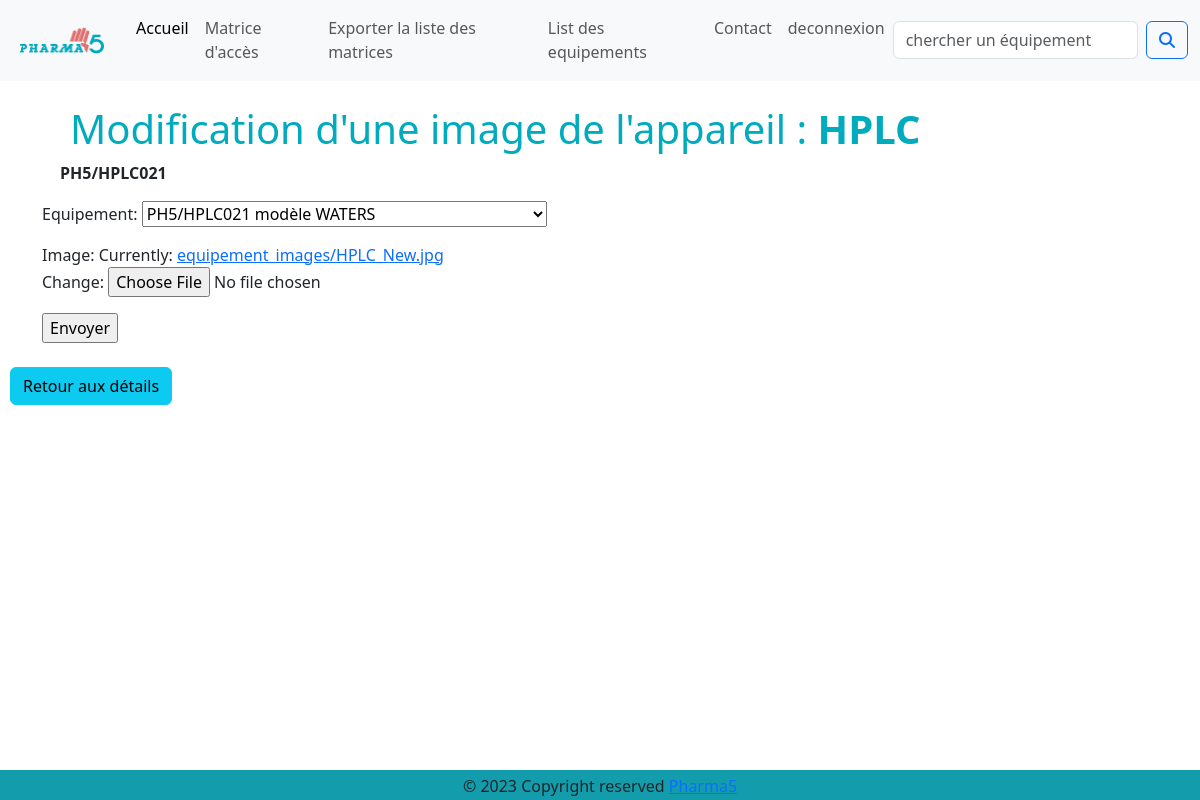
/equipement/equipement-detail/appareil/1/img_update (signed in), run on the app's committed database.
### equipement/models.py (models this page shows, shortened)
class DocEquipement(models.Model):
    equipement = models.ForeignKey(Equipement, on_delete=models.CASCADE, related_name='images')
    image = models.ImageField(upload_to='images/')
    pdf = models.FileField(upload_to='fichiers/', blank=True, null=True)

class Equipement(models.Model):
    Num = models.fields.IntegerField(null=False) # c'est important ce numéro. C'est lui qui permet d'identifier un équipement au niveau du site
    Emplacement = models.fields.CharField(max_length=100,null=True)
    Appareil = models.fields.CharField(max_length=100,null=False)
    Etat = models.fields.CharField(max_length=100,null=True)
    modele = models.fields.CharField(max_length=100, null=True)
    Code_machine = models.fields.CharField(max_length=20, null=True)
    Password = models.fields.CharField(max_length=20, null=True)
    matrcie_acces = models.fields.CharField(max_length=100, null=True)
    Sauvegarde = models.fields.CharField(max_length=100, null=True)
    Connecte_reseau = models.fields.CharField(max_length=100, null=True)
    Connecte_AD = models.fields.CharField(max_length=100, null=True)
    connecté_imprimante = models.fields.CharField(max_length=10, null=True)
    Maintenance = models.fields.CharField(max_length=100, null=True)
    planning_sauvegarde = models.fields.CharField(max_length=100, null=True)
    Logiciel = models.fields.CharField(max_length=100, null=True)
    version_logiciel = models.fields.CharField(max_length=100, null=True)
    date_installation = models.fields.CharField(max_length=100, null=True)
    Version_windows= models.fields.CharField(max_length=100, null=True)
    Situation = models.fields.CharField(max_length=100, null=True)
    Fournisseur = models.fields.CharField(max_length=100, null=True)
    Etat_materiel_informatique= models.fields.CharField(max_length=100, null=True)
    numero_serie= models.fields.CharField(max_length=40, null=True)
    Documentation = models.fields.CharField(max_length=100,null=True)
    DOC_qualification = models.fields.CharField(max_length=100,null=True)
    QX =  models.fields.CharField(max_length=20, null=True)
    description = models.fields.CharField(max_length=1000, null=True)
    site_officiel = models.fields.URLField(null=True,blank=True)
    Autres = models.fields.CharField(max_length=100, null=True)
    def __str__(self):
        return f'{self.Code_machine} modèle {self.modele}'

### equipement/views.py (the view)
# urls.py: path('equipement-detail/appareil/<int:image_id>/img_update', views.replace_image, name = "replace_image"),
def replace_image(request, image_id):
    image = get_object_or_404(DocEquipement, id=image_id)
    if request.method == 'POST':
        form = Equip_Img_Form(request.POST, request.FILES, instance=image)
        if form.is_valid():
            form.save()
            return redirect('appareil-detail', app_id=image.equipement.id)
    else:
        form = Equip_Img_Form(instance=image)
    return render(request, 'replace_image.html', {'form': form, 'image': image})

### equipement/form.py
class Equip_Img_Form(forms.ModelForm):
    def __init__(self, *args, **kwargs):
        initial_equipement = kwargs.pop('initial_equipement', None)
        super(Equip_Img_Form, self).__init__(*args, **kwargs)
        if initial_equipement:
            self.fields['equipement'].initial = initial_equipement
    class Meta:
        model = DocEquipement
        fields = ['equipement', 'image']

### equipement/templates/replace_image.html (shortened to what this page needs)
{% extends 'authentification/base.html' %}
{% load static %}
{% block content %}
{% if user.is_authenticated %}
<div style="padding-left: 5%;">
    <h1>Modification d'une image de l'appareil : <strong>{{image.equipement.Appareil}}</strong>  </h1>
    <p> <strong> {{image.equipement.Code_machine}} </strong> </p>
</div>
<div class="container">
    <form action="" method="post" enctype="multipart/form-data">
        {{ form.as_p }}
        <input type="submit" value="Envoyer">
     </form>
</div>
<br>
<a href="{% url 'appareil-detail' image.equipement.id %}" style="padding: 10px;"><button type="button" class="btn btn-info">Retour aux détails</button></a>
  {% endif %}
{% endblock %}

### membre/static/style.css (style rules this page uses)
body { display: flex; flex-direction: column; min-height: 100vh; }
h1, h2, h3, h5 { padding-left: 10px; color:#00abbe; }

### data on the page
DocEquipement: equipement.Appareil "HPLC", equipement.Code_machine "PH5/HPLC021", equipement "PH5/HPLC021 modèle WATERS"
